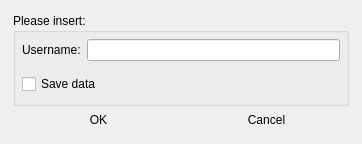
<?xml version="1.0" encoding="UTF-8"?>
<ui version="4.0">
 <class>FrmGetUserData</class>
 <widget class="QDialog" name="FrmGetUserData">
  <property name="windowModality">
   <enum>Qt::ApplicationModal</enum>
  </property>
  <property name="geometry">
   <rect>
    <x>0</x>
    <y>0</y>
    <width>362</width>
    <height>144</height>
   </rect>
  </property>
  <property name="sizePolicy">
   <sizepolicy hsizetype="Expanding" vsizetype="Expanding">
    <horstretch>0</horstretch>
    <verstretch>0</verstretch>
   </sizepolicy>
  </property>
  <property name="minimumSize">
   <size>
    <width>0</width>
    <height>0</height>
   </size>
  </property>
  <property name="maximumSize">
   <size>
    <width>16777215</width>
    <height>16777215</height>
   </size>
  </property>
  <property name="windowTitle">
   <string>User data requested</string>
  </property>
  <property name="windowIcon">
   <iconset resource="../../res.qrc">
    <normaloff>:/data/images/logo.png</normaloff>:/data/images/logo.png</iconset>
  </property>
  <property name="modal">
   <bool>true</bool>
  </property>
  <layout class="QGridLayout" name="gridLayout">
   <property name="leftMargin">
    <number>13</number>
   </property>
   <property name="topMargin">
    <number>13</number>
   </property>
   <property name="rightMargin">
    <number>13</number>
   </property>
   <property name="bottomMargin">
    <number>13</number>
   </property>
   <property name="horizontalSpacing">
    <number>5</number>
   </property>
   <property name="verticalSpacing">
    <number>3</number>
   </property>
   <item row="0" column="0">
    <widget class="QGroupBox" name="groupBox">
     <property name="title">
      <string>Please insert:</string>
     </property>
     <layout class="QGridLayout" name="gridLayout_2">
      <property name="leftMargin">
       <number>6</number>
      </property>
      <property name="topMargin">
       <number>6</number>
      </property>
      <property name="rightMargin">
       <number>6</number>
      </property>
      <property name="bottomMargin">
       <number>6</number>
      </property>
      <property name="horizontalSpacing">
       <number>9</number>
      </property>
      <item row="2" column="0">
       <layout class="QVBoxLayout" name="verticalLayout_2">
        <property name="spacing">
         <number>10</number>
        </property>
        <item>
         <layout class="QHBoxLayout" name="horizontalLayout">
          <property name="spacing">
           <number>6</number>
          </property>
          <item>
           <widget class="QLabel" name="lblDescription">
            <property name="text">
             <string>Username:</string>
            </property>
           </widget>
          </item>
          <item>
           <widget class="QLineEdit" name="txtDataField"/>
          </item>
         </layout>
        </item>
        <item>
         <widget class="QCheckBox" name="cbSaveData">
          <property name="sizePolicy">
           <sizepolicy hsizetype="Minimum" vsizetype="Preferred">
            <horstretch>0</horstretch>
            <verstretch>0</verstretch>
           </sizepolicy>
          </property>
          <property name="minimumSize">
           <size>
            <width>0</width>
            <height>26</height>
           </size>
          </property>
          <property name="text">
           <string>Save data</string>
          </property>
          <property name="checkable">
           <bool>true</bool>
          </property>
         </widget>
        </item>
       </layout>
      </item>
     </layout>
    </widget>
   </item>
   <item row="3" column="0">
    <layout class="QHBoxLayout" name="horizontalLayout_2">
     <item>
      <widget class="QPushButton" name="cmdOK">
       <property name="styleSheet">
        <string notr="true">:hover {background-color: rgb(195, 195, 195);}
QPushButton {;text-align:center;
	padding-left: 3px;
	padding-top: 3px;
	padding-bottom: 3px;}</string>
       </property>
       <property name="text">
        <string>OK</string>
       </property>
       <property name="default">
        <bool>true</bool>
       </property>
       <property name="flat">
        <bool>true</bool>
       </property>
      </widget>
     </item>
     <item>
      <widget class="QPushButton" name="cmdClose">
       <property name="minimumSize">
        <size>
         <width>0</width>
         <height>0</height>
        </size>
       </property>
       <property name="styleSheet">
        <string notr="true">:hover {background-color: rgb(195, 195, 195);}
QPushButton {;text-align:center;
	padding-left: 3px;
	padding-top: 3px;
	padding-bottom: 3px;}</string>
       </property>
       <property name="text">
        <string>Cancel</string>
       </property>
       <property name="flat">
        <bool>true</bool>
       </property>
      </widget>
     </item>
    </layout>
   </item>
   <item row="1" column="0">
    <spacer name="verticalSpacer_2">
     <property name="orientation">
      <enum>Qt::Vertical</enum>
     </property>
     <property name="sizeHint" stdset="0">
      <size>
       <width>20</width>
       <height>40</height>
      </size>
     </property>
    </spacer>
   </item>
  </layout>
 </widget>
 <tabstops>
  <tabstop>txtDataField</tabstop>
  <tabstop>cmdOK</tabstop>
  <tabstop>cmdClose</tabstop>
 </tabstops>
 <resources>
  <include location="../../res.qrc"/>
 </resources>
 <connections/>
</ui>
